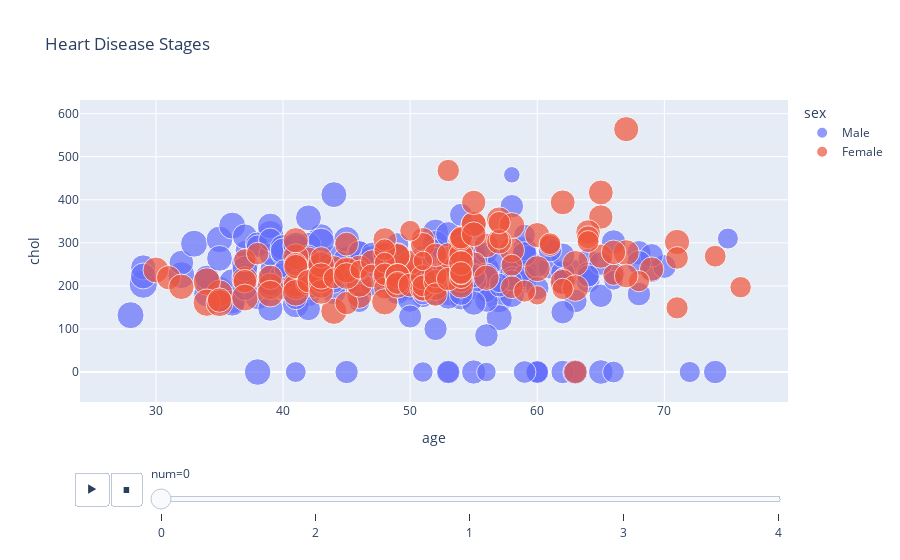

Notebook code cell kept with this figure:
### Code cell
df_plot = df.dropna(subset=["thalch"])
fig = px.scatter(
    df_plot, 
    x="age", 
    y="chol", 
    color="sex",         # color by sex (male/female)
    size="thalch",       # size = max heart rate
    animation_frame="num",  # moving frames = disease stage
    title="Heart Disease Stages "
)

fig.show()

### Figure 1 — Plotly figure (JSON) as saved in the notebook; plotly's stock layout.template omitted (floating-point values rounded to 4 significant figures; data arrays with more than 128 entries replaced by an {"elided": "..."} marker saying what was removed)
{"data": [{"hovertemplate": "sex=Male<br>num=0<br>age=%{x}<br>chol=%{y}<br>thalch=%{marker.size}<extra></extra>", "legendgroup": "Male", "marker": {"color": "#636efa", "size": {"elided": "267 float values"}, "sizemode": "area", "sizeref": 0.505, "symbol": "circle"}, "mode": "markers", "name": "Male", "orientation": "v", "showlegend": true, "type": "scatter", "x": {"elided": "267 int values"}, "xaxis": "x", "y": {"elided": "267 float values"}, "yaxis": "y"}, {"hovertemplate": "sex=Female<br>num=0<br>age=%{x}<br>chol=%{y}<br>thalch=%{marker.size}<extra></extra>", "legendgroup": "Female", "marker": {"color": "#EF553B", "size": {"elided": "144 float values"}, "sizemode": "area", "sizeref": 0.505, "symbol": "circle"}, "mode": "markers", "name": "Female", "orientation": "v", "showlegend": true, "type": "scatter", "x": {"elided": "144 int values"}, "xaxis": "x", "y": {"elided": "144 float values"}, "yaxis": "y"}], "layout": {"legend": {"itemsizing": "constant", "title": {"text": "sex"}, "tracegroupgap": 0}, "sliders": [{"active": 0, "currentvalue": {"prefix": "num="}, "len": 0.9, "pad": {"b": 10, "t": 60}, "steps": [{"args": [["0"], {"frame": {"duration": 0, "redraw": false}, "fromcurrent": true, "mode": "immediate", "transition": {"duration": 0, "easing": "linear"}}], "label": "0", "method": "animate"}, {"args": [["2"], {"frame": {"duration": 0, "redraw": false}, "fromcurrent": true, "mode": "immediate", "transition": {"duration": 0, "easing": "linear"}}], "label": "2", "method": "animate"}, {"args": [["1"], {"frame": {"duration": 0, "redraw": false}, "fromcurrent": true, "mode": "immediate", "transition": {"duration": 0, "easing": "linear"}}], "label": "1", "method": "animate"}, {"args": [["3"], {"frame": {"duration": 0, "redraw": false}, "fromcurrent": true, "mode": "immediate", "transition": {"duration": 0, "easing": "linear"}}], "label": "3", "method": "animate"}, {"args": [["4"], {"frame": {"duration": 0, "redraw": false}, "fromcurrent": true, "mode": "immediate", "transition": {"duration": 0, "easing": "linear"}}], "label": "4", "method": "animate"}], "x": 0.1, "xanchor": "left", "y": 0, "yanchor": "top"}], "title": {"text": "Heart Disease Stages "}, "updatemenus": [{"buttons": [{"args": [null, {"frame": {"duration": 500, "redraw": false}, "fromcurrent": true, "mode": "immediate", "transition": {"duration": 500, "easing": "linear"}}], "label": "&#9654;", "method": "animate"}, {"args": [[null], {"frame": {"duration": 0, "redraw": false}, "fromcurrent": true, "mode": "immediate", "transition": {"duration": 0, "easing": "linear"}}], "label": "&#9724;", "method": "animate"}], "direction": "left", "pad": {"r": 10, "t": 70}, "showactive": false, "type": "buttons", "x": 0.1, "xanchor": "right", "y": 0, "yanchor": "top"}], "xaxis": {"anchor": "y", "domain": [0, 1], "title": {"text": "age"}}, "yaxis": {"anchor": "x", "domain": [0, 1], "title": {"text": "chol"}}}}
